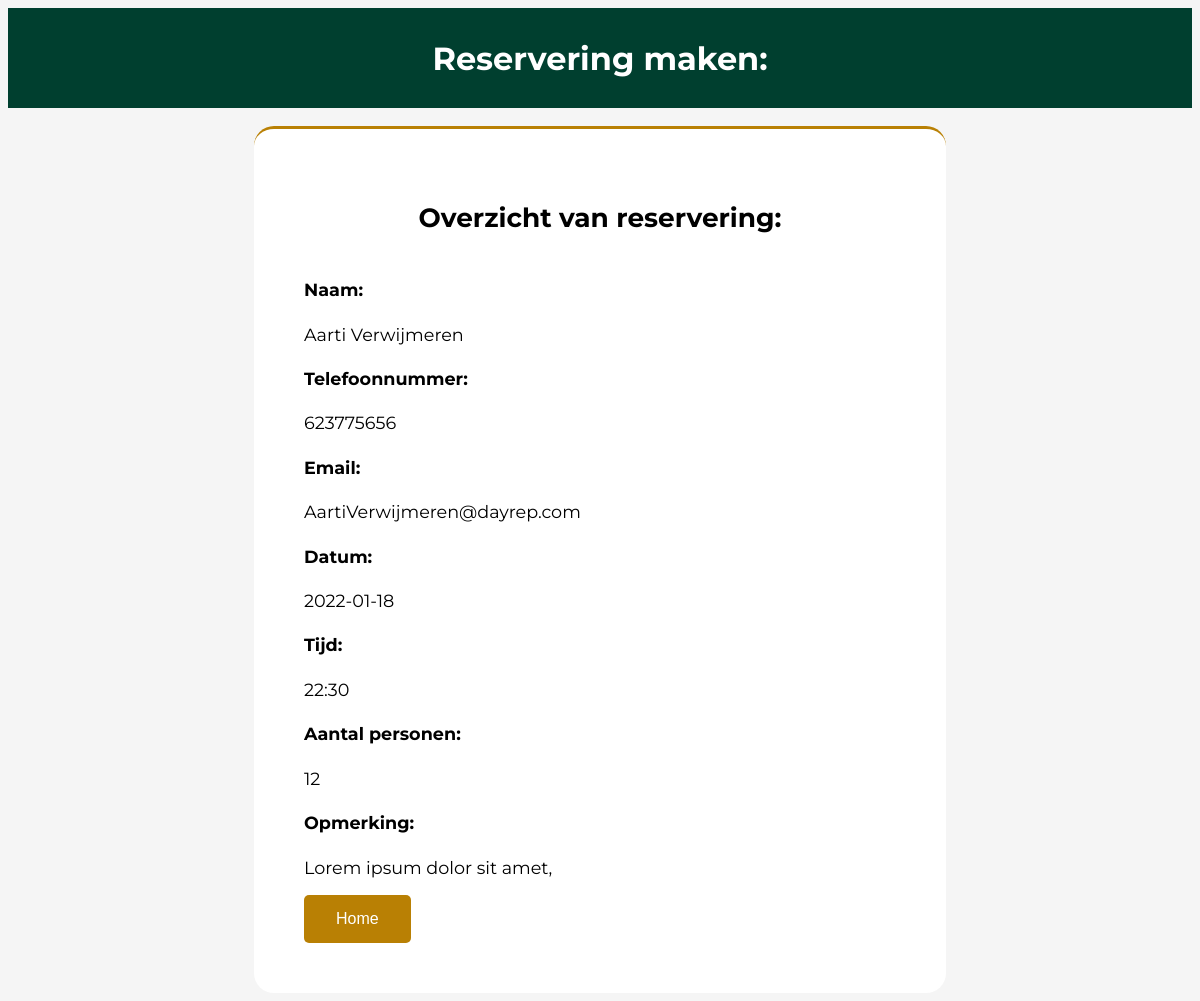
/view.php?id=60, run on the app's committed database.
### tables this page shows
CREATE TABLE `reservations` (
  `id` int(11) NOT NULL,
  `first_name` varchar(30) NOT NULL,
  `last_name` varchar(50) NOT NULL,
  `phone_number` int(10) NOT NULL,
  `mail` varchar(75) NOT NULL,
  `date` date NOT NULL,
  `reservation_time` text NOT NULL,
  `comment` text NOT NULL,
  `total_guests` int(11) NOT NULL
);

### view.php (the view, shortened to what this page needs)
<?php
require_once "includes/database.php";
$reservationId = mysqli_escape_string($db, $_GET['id']);
$query = "SELECT * FROM reservations WHERE id = '$reservationId'";
$result = mysqli_query($db, $query)
or die ('Error: ' . $query);
$reservation = mysqli_fetch_assoc($result);
$firstname = $reservation['first_name'];
$lastname = $reservation['last_name'];
$phonenumber = $reservation['phone_number'];
$mail = $reservation['mail'];
$date = $reservation['date'];
$reservation_time = $reservation['reservation_time'];
$guests = $reservation['total_guests'];
$comment = $reservation['comment'];
?>
<!DOCTYPE html>
<html>
<head>
    <link rel="stylesheet" type="text/css" href="css/styles.css"/>
</head>
<body>
<header>
    <h1>Reservering maken:</h1>
</header>
<br>
<section id="overview">
    <h2>Overzicht van reservering:</h2>
    <div class="info">
        <h4>Naam:</h4>
        <p><?= $firstname . ' ' . $lastname ?></p>
        <h4>Telefoonnummer:</h4>
        <p><?= $phonenumber ?></p>
        <h4>Email:</h4>
        <p><?= $mail ?></p>
        <h4>Datum:</h4>
        <p><?= $date ?></p>
        <h4>Tijd:</h4>
        <p><?= $reservation_time ?></p>
        <h4>Aantal personen:</h4>
        <p><?= $guests ?></p>
        <h4>Opmerking:</h4>
        <p><?= $comment ?></p>
    </div>
    <button id="reservation_button"><a href="index.php">Home</a></button>
</section>
</body>
</html>

### css/styles.css (style rules this page uses)
html { scroll-behavior: smooth; }
section#overview { padding: 50px; text-align: center; width: 50%; margin: auto; }
body { background-color: rgb(245, 245, 245); }
header { background-color: #003F2F; height: 100px; color: white; width: 100%; display: flex; align-items: center; justify-content: center; text-align: center; font-family: 'Montserrat', sans-serif; }
section { background-color: rgb(255, 255, 255); padding: 20px; margin: 20px auto; color: black; font-size: 1.1em; max-width: 75%; font-family: 'Montserrat', sans-serif; border-radius: 20px; border-top: 3px solid #B98004; }
button#reservation_button { background-color: #B98004; border: none; color: white; padding: 15px 32px; text-align: center; text-decoration: none; display: inline-block; font-size: 16px; border-radius: 5px; display: block; margin-left: 0; margin-right: auto; }
button a { color: white; text-decoration: none; }
.info { column-count: 1; text-align: left; max-width: 80%; overflow: hidden; }

### data on the page
reservations: first_name "Aarti", last_name "Verwijmeren", phone_number "623775656", mail "AartiVerwijmeren@dayrep.com", date "2022-01-18", reservation_time "22:30", total_guests "12", comment "Lorem ipsum dolor sit amet,"
